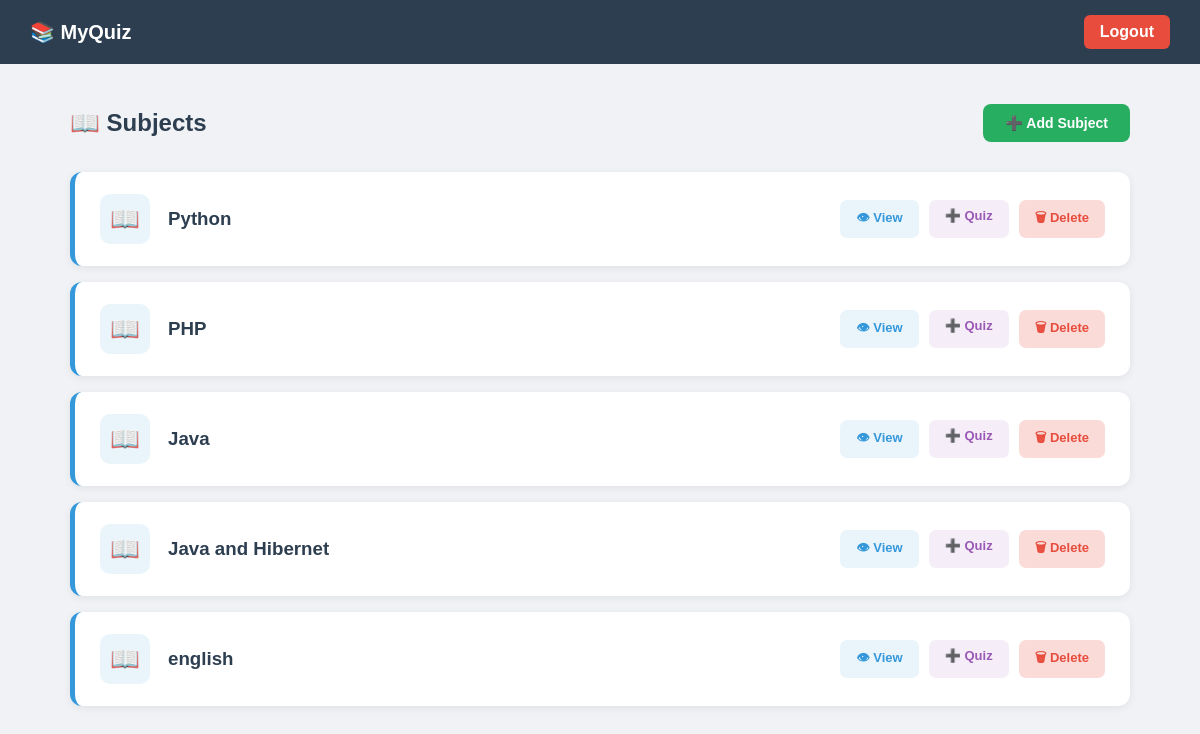
Before: /subjects/ (signed in) with the older database file.
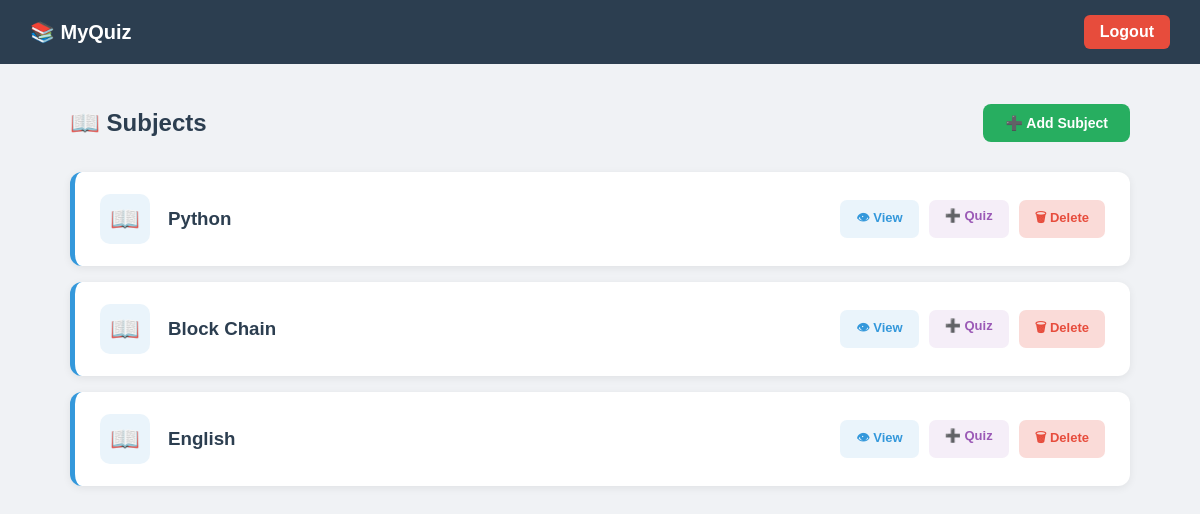
After: the same page with the newer database file.
### subjects/models.py (models this page shows, shortened)
class Subject(models.Model):
    name = models.CharField(max_length=200)
    created_by = models.ForeignKey(
        User, on_delete=models.CASCADE, null=True, blank=True
    )  # <- allow null temporarily

### subjects/views.py (the view)
# urls.py: path("", views.subject_list, name="subject_list"),
@login_required
def subject_list(request):
    subjects = Subject.objects.all()
    return render(request, "subjects/subject_list.html", {"subjects": subjects})

### templates/subjects/subject_list.html (shortened to what this page needs)
{% extends 'base.html' %}
{% block content %}
<div class="page-header">
    <h1>📖 Subjects</h1>
    <a href="{% url 'create_subject' %}" class="btn-add">➕ Add Subject</a>
</div>
{% if subjects %}
    {% for subject in subjects %}
    <div class="subject-card">
        <a href="{% url 'subject_detail' subject.id %}" style="text-decoration:none; color:inherit;">
            <div class="subject-left">
                <div class="subject-icon">📖</div>
                <div class="subject-info">
                    <h3>{{ subject.name }}</h3>
                </div>
            </div>
        </a>
        <div class="subject-actions">
            <a href="{% url 'subject_detail' subject.id %}" class="btn-action btn-view">👁 View</a>
            <a href="{% url 'create_quiz' subject.id %}" class="btn-action btn-quiz">➕ Quiz</a>
            <form method="POST" action="{% url 'delete_subject' subject.id %}">
                <button type="submit" class="btn-delete">🗑 Delete</button>
            </form>
        </div>
    </div>
    {% endfor %}
{% else %}
<div class="empty-state">
    <h3>No Subjects Yet</h3>
    <a href="{% url 'create_subject' %}" class="btn-add">Create First Subject</a>
</div>
{% endif %}
{% endblock %}

Changed rows visible on the page:
removed Subject: name "PHP"
removed Subject: name "Java"
removed Subject: name "Java and Hibernet"
removed Subject: name "english"
added Subject: name "Block Chain"
added Subject: name "English"
